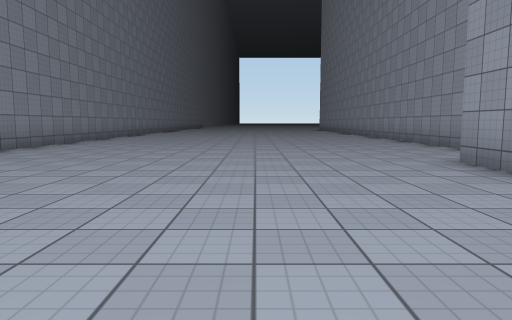
View 1 (above)

13 first-person views from a walk through a scene from a Unity 3-D project. The camera is 1.2 m above the floor, tilts 6° down and sees 70° across. The floor is counted in squares, 2 m on a side. Each view is taken from the middle of a square. On the plan, view 1 faces up. The plan holds only what a view shows up to about 10 squares ahead; the rest is blank. The place goes on beyond the plan. Surface patterns are stand-ins for the level's own textures.

View 2
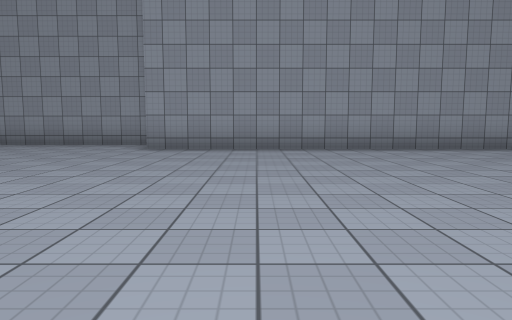

View 3
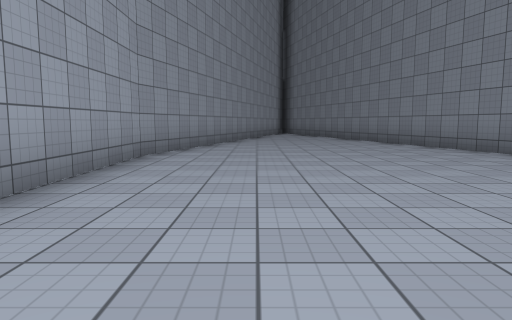

View 4
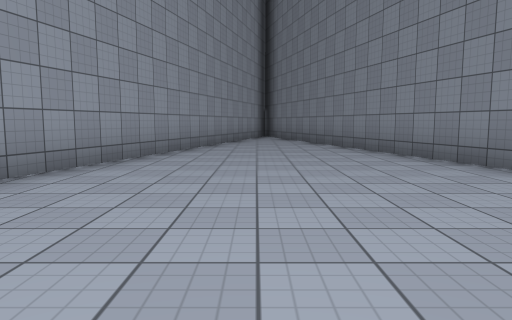

View 5
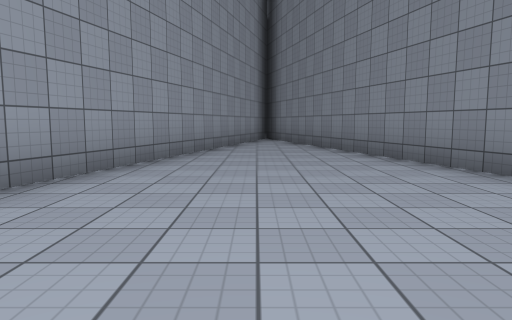

View 6
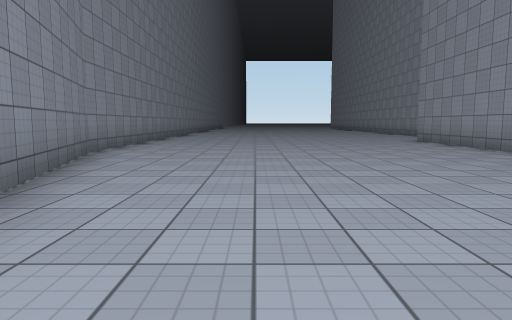

View 7
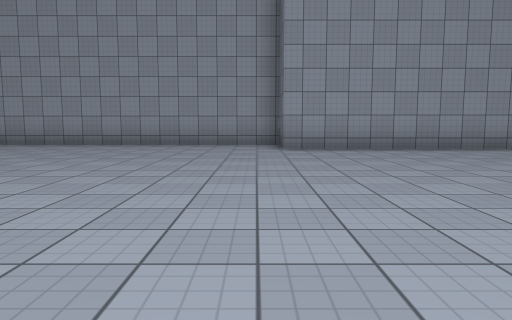

View 8
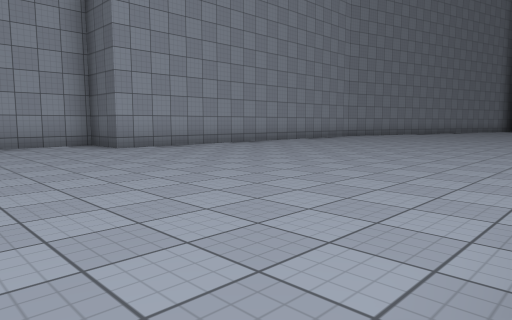

View 9
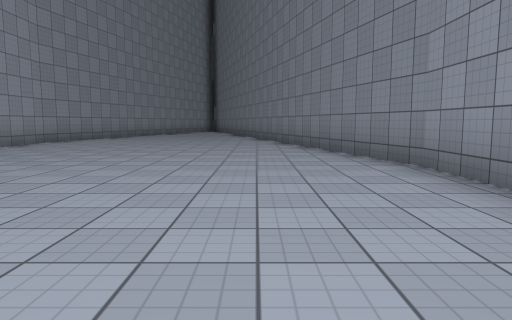

View 10
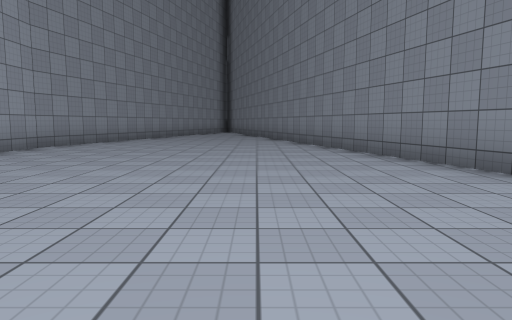

View 11
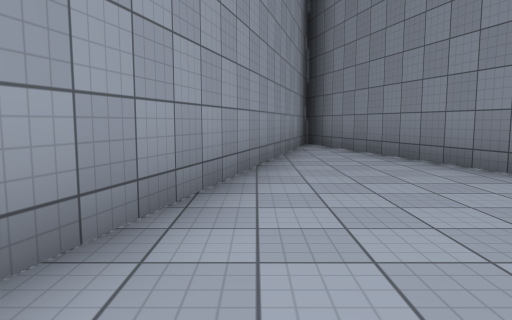

View 12
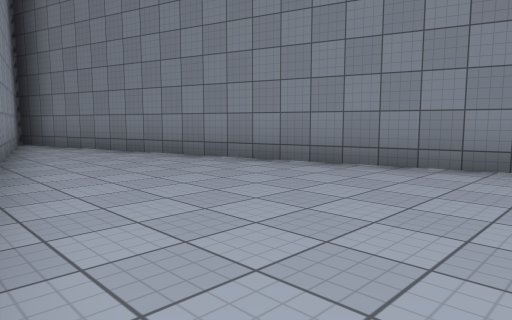

View 13
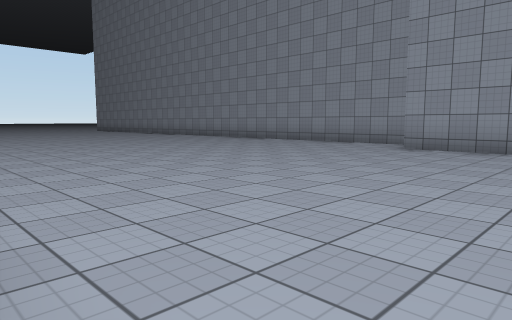

### Floor plan
Points are (right, up) in squares from view 1. A wall is a line through its corners. A room is listed if a view was taken in it or the views show most of it. See-through windows are left out.
Room 1 (views 1, 2, 3, 4, 5, 6, 7, 8, 9, 10, 11, 12, 13)
walls: (-5.3, 1.1) (-0.9, -15.4); (-5.3, 2.1) (-5.3, 1); (3, -4.5) (3, 5.4) (4.5, 5.4) (4.5, 10.5); (0, -15.4) (3, -4.4)

Where each view was taken, in squares from view 1:
view 1: 0 up, 0 right, facing up
view 2: 3 up, 5 left, facing right
view 3: 2 up, 1 right, facing down
view 4: 2 down, 0 right, facing down
view 5: 4 down, 0 right, facing down
view 6: 6 down, 2 left, facing up
view 7: 6 up, 5 left, facing right
view 8: 9 up, 5 left, facing down-right
view 9: 6 up, 3 left, facing down
view 10: 4 up, 2 left, facing down
view 11: 7 down, 1 right, facing down
view 12: 6 down, 2 right, facing down-left
view 13: 2 up, 5 left, facing up-right
